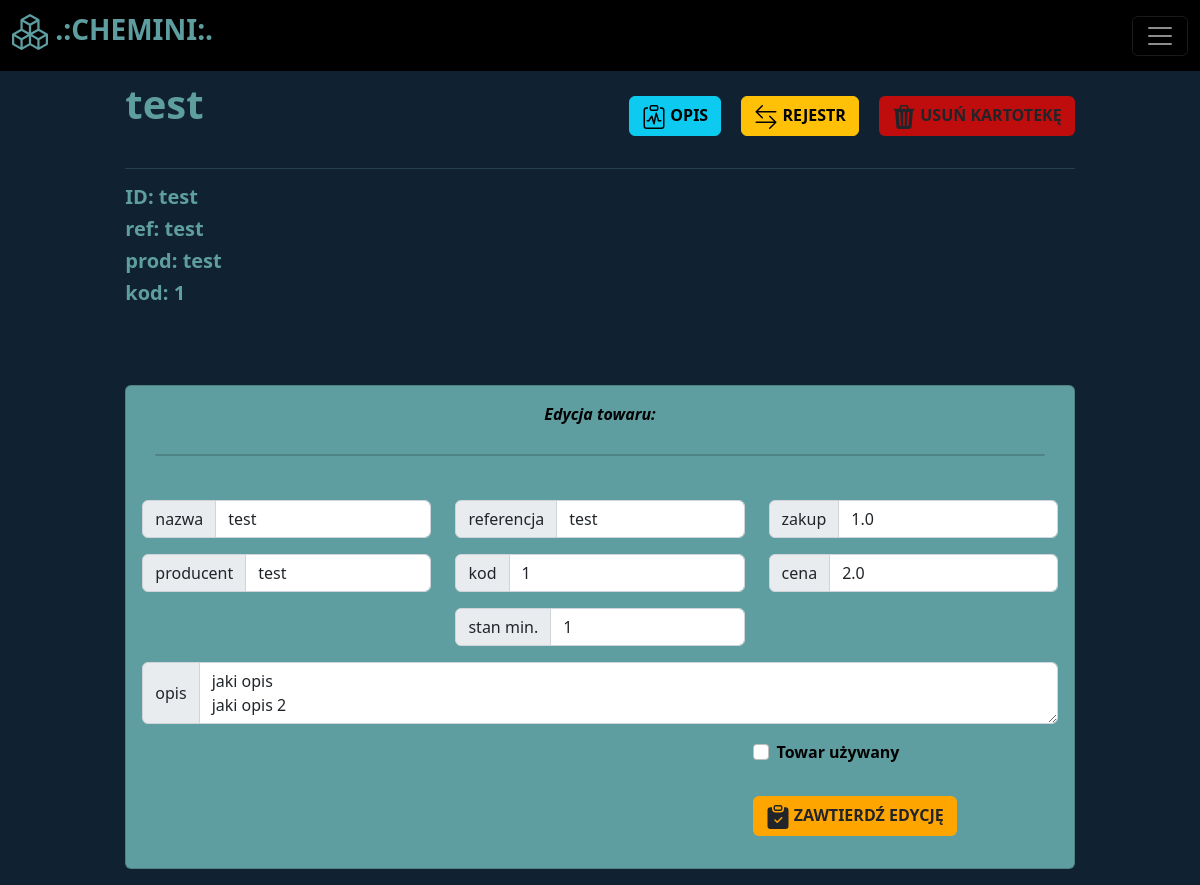
/warehouse/view-item/7, run on the app's committed database.
### libs/models.py (models this page shows)
class Item(Base):
    __tablename__ = "items"
    id = Column(Integer, primary_key=True, autoincrement=True, index=True)
    name = Column(String, unique=False, nullable=False)
    manufacturer = Column(String, nullable=False)
    reference = Column(String, unique=True, index=True, nullable=False)
    code = Column(String, unique=True, index=True)
    description = Column(String)
    stack = Column(Integer, nullable=False, default=0)
    stack_min = Column(Integer, nullable=False, default=0)
    buy = Column(Float)
    sell = Column(Float)
    used = Column(Boolean, default=False)

### routers/warehouse.py (the view)
@router.get("/warehouse/view-item/{item_id}", tags=['warehouse'])
def view_item(item_id: int, request: Request, db: Session=Depends(get_db)):
    item = db.query(Item).filter(Item.id == item_id).first()
    return templates.TemplateResponse("item.html", {"request": request, "item": item})

### templates/item.html (shortened to what this page needs)
{% extends "baseauth.html" %}
{% block col2 %}
<div>
    <div class="row">
        <div class="col" styl="text-align:left">
            <h1><b>{{ item.name }}</b></h1>
        </div>
        <div class="col">
            <div style="text-align:right">
                <button class="btn my-3 btn-info" style="margin-right:1rem" id="myBtn">
                  <b>
                     OPIS
                  </b>
                </button>
                <button class="btn my-3 btn-warning" style="margin-right:1rem" onclick="" id="editbtn3">
                  <b>
                     REJESTR
                  </b>
                </button>
                <button class="btn my-3" style="background:rgb(191, 13, 13)" onclick="delete_item('{{ item.id }}')" id="editbtn3">
                  <b>
                     USUŃ KARTOTEKĘ
                  </b>
                </button>
            </div>
        </div>
    </div>
  <hr>
  <h5><b>ID: {{ item.reference }}</b></h4>
  <h5><b>ref: {{ item.reference }}</b></h4>
  <h5><b>prod: {{ item.manufacturer }}</b></h4>
  <h5><b>kod: {{ item.code }}</b></h4>
</div>
<div class="card" style="margin-top:5rem; background:cadetblue; color:black">
    <div class="container text-center" style="margin-top:1rem">
      <i><b>Edycja towaru: </b></i>
    </div>
    <div class="card" style="text-align:center; background:cadetblue; margin:3%">
    </div>
      <div class="row p-3">
          <div class="col">
              <div class="input-group mb-3">
                  <span class="input-group-text" id="inputGroup-sizing-default">nazwa</span>
                  <input required="True" id="name" value="{{ item.name }}" type="text" class="form-control" aria-label="Sizing example input" aria-describedby="inputGroup-sizing-default">
              </div>
              <div class="input-group mb-3">
                  <span class="input-group-text" id="inputGroup-sizing-default">producent</span>
                  <input required="True" id="manufacturer" value="{{ item.manufacturer }}" type="text" class="form-control" aria-label="Sizing example input" aria-describedby="inputGroup-sizing-default">
              </div>
          </div>
          <div class="col">
              <div class="input-group mb-3">
                  <span class="input-group-text" id="inputGroup-sizing-default">referencja</span>
                  <input required="True" id="reference" value="{{ item.reference }}" type="text" class="form-control" aria-label="Sizing example input" aria-describedby="inputGroup-sizing-default">
              </div>
              <div class="input-group mb-3">
                  <span class="input-group-text" id="inputGroup-sizing-default">kod</span>
                  <input required="True" id="code" value="{{ item.code }}" type="text" class="form-control" aria-label="Sizing example input" aria-describedby="inputGroup-sizing-default">
              </div>
              <div class="input-group mb-3">
                  <span class="input-group-text" id="inputGroup-sizing-default">stan min.</span>
                  <input required="True" id="stack_min" value="{{ item.stack_min }}" type="number" class="form-control" aria-label="Sizing example input" aria-describedby="inputGroup-sizing-default">
              </div>
          </div>
          <div class="col">
              <div class="input-group mb-3">
                  <span class="input-group-text" id="inputGroup-sizing-default">zakup</span>
                  <input required="True" id="buy" value="{{ item.buy }}" type="number" class="form-control" aria-label="Sizing example input" aria-describedby="inputGroup-sizing-default">
              </div>
              <div class="input-group mb-3">
                  <span class="input-group-text" id="inputGroup-sizing-default">cena</span>
                  <input required="True" id="sell" value="{{ item.sell }}" type="number" class="form-control" aria-label="Sizing example input" aria-describedby="inputGroup-sizing-default">
              </div>
          </div>
          <div class="input-group mb-3">
              <span class="input-group-text" id="inputGroup-sizing-default">opis</span>
              <textarea id="description" type="text" class="form-control" aria-label="Sizing example input" aria-describedby="inputGroup-sizing-default">{{ item.description }}</textarea>
          </div>
          <div class="row">
            <div class="col">
            </div>
            <div class="col">
            </div>
            <div class="col">
              <div class="form-check">
                  <input class="form-check-input" type="checkbox" id="isused">
                  <label class="form-check-label" for="isused">
                    <b>Towar używany</b>
                  </label>
              </div>
              <div style="text-align:left; margin-top:2rem">
                  <button class="btn mb-3 border-1" style="background:orange" onclick="update_item('{{ item.id }}')" name="editbtn2" id="editbtn2">
                    <b>
                       ZAWTIERDŹ EDYCJĘ
                    </b>
                  </button>
              </div>
            </div>
          </div>
      </div>
  </div>
{% endblock %}

### static/style.css (style rules this page uses)
body { background: #102131; color: cadetblue; -webkit-background-size: cover; -moz-background-size: cover; background-size: cover; -o-background-size: cover; }

### data on the page
Item: name "test", reference "test", manufacturer "test", code "1", stack_min "1", buy "1.0", sell "2.0", description "jaki opis jaki opis 2"
